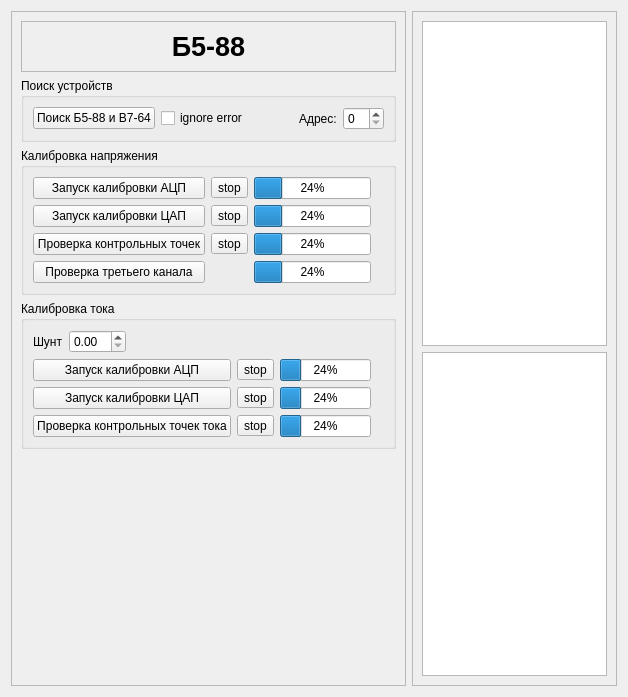
<?xml version="1.0" encoding="UTF-8"?>
<ui version="4.0">
 <class>B588</class>
 <widget class="QWidget" name="B588">
  <property name="geometry">
   <rect>
    <x>0</x>
    <y>0</y>
    <width>628</width>
    <height>697</height>
   </rect>
  </property>
  <property name="windowTitle">
   <string>Frame</string>
  </property>
  <layout class="QHBoxLayout" name="horizontalLayout_2">
   <item>
    <widget class="QFrame" name="frame_2">
     <property name="sizePolicy">
      <sizepolicy hsizetype="Fixed" vsizetype="Preferred">
       <horstretch>0</horstretch>
       <verstretch>0</verstretch>
      </sizepolicy>
     </property>
     <property name="frameShape">
      <enum>QFrame::StyledPanel</enum>
     </property>
     <property name="frameShadow">
      <enum>QFrame::Raised</enum>
     </property>
     <layout class="QVBoxLayout" name="verticalLayout_5">
      <item>
       <widget class="QFrame" name="frame">
        <property name="frameShape">
         <enum>QFrame::StyledPanel</enum>
        </property>
        <property name="frameShadow">
         <enum>QFrame::Raised</enum>
        </property>
        <layout class="QHBoxLayout" name="horizontalLayout_4">
         <item>
          <widget class="QLabel" name="label">
           <property name="font">
            <font>
             <family>Liberation Sans</family>
             <pointsize>20</pointsize>
             <weight>75</weight>
             <bold>true</bold>
            </font>
           </property>
           <property name="text">
            <string>Б5-88</string>
           </property>
           <property name="alignment">
            <set>Qt::AlignCenter</set>
           </property>
          </widget>
         </item>
        </layout>
       </widget>
      </item>
      <item>
       <widget class="QGroupBox" name="groupBox_4">
        <property name="title">
         <string>Поиск устройств</string>
        </property>
        <layout class="QHBoxLayout" name="horizontalLayout_3">
         <item>
          <widget class="QPushButton" name="btn_find_devices">
           <property name="text">
            <string>Поиск Б5-88 и В7-64</string>
           </property>
          </widget>
         </item>
         <item>
          <widget class="QCheckBox" name="cb_ignore_error">
           <property name="text">
            <string>ignore error</string>
           </property>
          </widget>
         </item>
         <item>
          <spacer name="horizontalSpacer_2">
           <property name="orientation">
            <enum>Qt::Horizontal</enum>
           </property>
           <property name="sizeHint" stdset="0">
            <size>
             <width>40</width>
             <height>20</height>
            </size>
           </property>
          </spacer>
         </item>
         <item>
          <widget class="QLabel" name="label_address">
           <property name="text">
            <string>Адрес:</string>
           </property>
          </widget>
         </item>
         <item>
          <widget class="QSpinBox" name="sb_address"/>
         </item>
        </layout>
       </widget>
      </item>
      <item>
       <widget class="QGroupBox" name="groupBox">
        <property name="title">
         <string>Калибровка напряжения</string>
        </property>
        <layout class="QVBoxLayout" name="verticalLayout_2">
         <item>
          <layout class="QGridLayout" name="gridLayout_2">
           <item row="2" column="3">
            <widget class="QLabel" name="label_check_U">
             <property name="pixmap">
              <pixmap resource="../../../../pictures/pictures.qrc">:/pictures/button_cancel.png</pixmap>
             </property>
            </widget>
           </item>
           <item row="3" column="2">
            <widget class="QProgressBar" name="pb_check_3_channel">
             <property name="sizePolicy">
              <sizepolicy hsizetype="Expanding" vsizetype="Minimum">
               <horstretch>0</horstretch>
               <verstretch>0</verstretch>
              </sizepolicy>
             </property>
             <property name="value">
              <number>24</number>
             </property>
            </widget>
           </item>
           <item row="3" column="3">
            <widget class="QLabel" name="label_check_3_channel">
             <property name="pixmap">
              <pixmap resource="../../../../pictures/pictures.qrc">:/pictures/button_cancel.png</pixmap>
             </property>
            </widget>
           </item>
           <item row="2" column="2">
            <widget class="QProgressBar" name="pb_check_U">
             <property name="sizePolicy">
              <sizepolicy hsizetype="Expanding" vsizetype="Minimum">
               <horstretch>0</horstretch>
               <verstretch>0</verstretch>
              </sizepolicy>
             </property>
             <property name="value">
              <number>24</number>
             </property>
            </widget>
           </item>
           <item row="0" column="1">
            <widget class="QToolButton" name="btn_stop_calibration_ADC_U">
             <property name="text">
              <string>stop</string>
             </property>
             <property name="icon">
              <iconset resource="../../../../pictures/pictures.qrc">
               <normaloff>:/pictures/process-stop.png</normaloff>:/pictures/process-stop.png</iconset>
             </property>
            </widget>
           </item>
           <item row="0" column="2">
            <widget class="QProgressBar" name="pb_calibration_ADC_U">
             <property name="sizePolicy">
              <sizepolicy hsizetype="Expanding" vsizetype="Minimum">
               <horstretch>0</horstretch>
               <verstretch>0</verstretch>
              </sizepolicy>
             </property>
             <property name="value">
              <number>24</number>
             </property>
            </widget>
           </item>
           <item row="3" column="0">
            <widget class="QPushButton" name="btn_check_3_channel">
             <property name="sizePolicy">
              <sizepolicy hsizetype="Minimum" vsizetype="Minimum">
               <horstretch>0</horstretch>
               <verstretch>0</verstretch>
              </sizepolicy>
             </property>
             <property name="text">
              <string>Проверка третьего канала</string>
             </property>
            </widget>
           </item>
           <item row="2" column="0">
            <widget class="QPushButton" name="btn_check_U">
             <property name="sizePolicy">
              <sizepolicy hsizetype="Minimum" vsizetype="Minimum">
               <horstretch>0</horstretch>
               <verstretch>0</verstretch>
              </sizepolicy>
             </property>
             <property name="text">
              <string>Проверка контрольных точек</string>
             </property>
            </widget>
           </item>
           <item row="2" column="1">
            <widget class="QToolButton" name="btn_stop_check_U">
             <property name="text">
              <string>stop</string>
             </property>
             <property name="icon">
              <iconset resource="../../../../pictures/pictures.qrc">
               <normaloff>:/pictures/process-stop.png</normaloff>:/pictures/process-stop.png</iconset>
             </property>
            </widget>
           </item>
           <item row="0" column="3">
            <widget class="QLabel" name="label_calibration_ADC_U">
             <property name="pixmap">
              <pixmap resource="../../../../pictures/pictures.qrc">:/pictures/button_cancel.png</pixmap>
             </property>
            </widget>
           </item>
           <item row="0" column="0">
            <widget class="QPushButton" name="btn_calibration_ADC_U">
             <property name="sizePolicy">
              <sizepolicy hsizetype="Minimum" vsizetype="Minimum">
               <horstretch>0</horstretch>
               <verstretch>0</verstretch>
              </sizepolicy>
             </property>
             <property name="text">
              <string>Запуск калибровки АЦП</string>
             </property>
            </widget>
           </item>
           <item row="1" column="0">
            <widget class="QPushButton" name="btn_calibration_DAC_U">
             <property name="sizePolicy">
              <sizepolicy hsizetype="Minimum" vsizetype="Minimum">
               <horstretch>0</horstretch>
               <verstretch>0</verstretch>
              </sizepolicy>
             </property>
             <property name="text">
              <string>Запуск калибровки ЦАП</string>
             </property>
            </widget>
           </item>
           <item row="1" column="1">
            <widget class="QToolButton" name="btn_stop_calibration_DAC_U">
             <property name="text">
              <string>stop</string>
             </property>
             <property name="icon">
              <iconset resource="../../../../pictures/pictures.qrc">
               <normaloff>:/pictures/process-stop.png</normaloff>:/pictures/process-stop.png</iconset>
             </property>
            </widget>
           </item>
           <item row="1" column="3">
            <widget class="QLabel" name="label_calibration_DAC_U">
             <property name="pixmap">
              <pixmap resource="../../../../pictures/pictures.qrc">:/pictures/button_cancel.png</pixmap>
             </property>
            </widget>
           </item>
           <item row="1" column="2">
            <widget class="QProgressBar" name="pb_calibration_DAC_U">
             <property name="sizePolicy">
              <sizepolicy hsizetype="Expanding" vsizetype="Minimum">
               <horstretch>0</horstretch>
               <verstretch>0</verstretch>
              </sizepolicy>
             </property>
             <property name="value">
              <number>24</number>
             </property>
            </widget>
           </item>
          </layout>
         </item>
        </layout>
       </widget>
      </item>
      <item>
       <widget class="QGroupBox" name="groupBox_2">
        <property name="title">
         <string>Калибровка тока</string>
        </property>
        <layout class="QVBoxLayout" name="verticalLayout_3">
         <item>
          <layout class="QGridLayout" name="gridLayout">
           <item row="5" column="1">
            <layout class="QHBoxLayout" name="horizontalLayout">
             <item>
              <widget class="QLabel" name="label_shunt">
               <property name="text">
                <string>Шунт</string>
               </property>
              </widget>
             </item>
             <item>
              <widget class="QDoubleSpinBox" name="sb_shunt"/>
             </item>
             <item>
              <spacer name="horizontalSpacer">
               <property name="orientation">
                <enum>Qt::Horizontal</enum>
               </property>
               <property name="sizeHint" stdset="0">
                <size>
                 <width>40</width>
                 <height>20</height>
                </size>
               </property>
              </spacer>
             </item>
            </layout>
           </item>
           <item row="9" column="2">
            <widget class="QToolButton" name="btn_stop_check_I">
             <property name="text">
              <string>stop</string>
             </property>
             <property name="icon">
              <iconset resource="../../../../pictures/pictures.qrc">
               <normaloff>:/pictures/process-stop.png</normaloff>:/pictures/process-stop.png</iconset>
             </property>
            </widget>
           </item>
           <item row="9" column="3">
            <widget class="QProgressBar" name="pb_check_I">
             <property name="sizePolicy">
              <sizepolicy hsizetype="Expanding" vsizetype="Minimum">
               <horstretch>0</horstretch>
               <verstretch>0</verstretch>
              </sizepolicy>
             </property>
             <property name="value">
              <number>24</number>
             </property>
            </widget>
           </item>
           <item row="6" column="1">
            <widget class="QPushButton" name="btn_calibration_ADC_I">
             <property name="sizePolicy">
              <sizepolicy hsizetype="Minimum" vsizetype="Minimum">
               <horstretch>0</horstretch>
               <verstretch>0</verstretch>
              </sizepolicy>
             </property>
             <property name="text">
              <string>Запуск калибровки АЦП</string>
             </property>
            </widget>
           </item>
           <item row="6" column="4">
            <widget class="QLabel" name="label_calibration_ADC_I">
             <property name="pixmap">
              <pixmap resource="../../../../pictures/pictures.qrc">:/pictures/button_cancel.png</pixmap>
             </property>
            </widget>
           </item>
           <item row="6" column="3">
            <widget class="QProgressBar" name="pb_calibration_ADC_I">
             <property name="sizePolicy">
              <sizepolicy hsizetype="Expanding" vsizetype="Minimum">
               <horstretch>0</horstretch>
               <verstretch>0</verstretch>
              </sizepolicy>
             </property>
             <property name="value">
              <number>24</number>
             </property>
            </widget>
           </item>
           <item row="9" column="4">
            <widget class="QLabel" name="label_check_I">
             <property name="pixmap">
              <pixmap resource="../../../../pictures/pictures.qrc">:/pictures/button_cancel.png</pixmap>
             </property>
            </widget>
           </item>
           <item row="6" column="2">
            <widget class="QToolButton" name="btn_stop_calibration_ADC_I">
             <property name="text">
              <string>stop</string>
             </property>
             <property name="icon">
              <iconset resource="../../../../pictures/pictures.qrc">
               <normaloff>:/pictures/process-stop.png</normaloff>:/pictures/process-stop.png</iconset>
             </property>
            </widget>
           </item>
           <item row="9" column="1">
            <widget class="QPushButton" name="btn_check_I">
             <property name="sizePolicy">
              <sizepolicy hsizetype="Minimum" vsizetype="Minimum">
               <horstretch>0</horstretch>
               <verstretch>0</verstretch>
              </sizepolicy>
             </property>
             <property name="text">
              <string>Проверка контрольных точек тока</string>
             </property>
            </widget>
           </item>
           <item row="7" column="1">
            <widget class="QPushButton" name="btn_calibration_DAC_I">
             <property name="sizePolicy">
              <sizepolicy hsizetype="Minimum" vsizetype="Minimum">
               <horstretch>0</horstretch>
               <verstretch>0</verstretch>
              </sizepolicy>
             </property>
             <property name="text">
              <string>Запуск калибровки ЦАП</string>
             </property>
            </widget>
           </item>
           <item row="7" column="2">
            <widget class="QToolButton" name="btn_stop_calibration_DAC_I">
             <property name="text">
              <string>stop</string>
             </property>
             <property name="icon">
              <iconset resource="../../../../pictures/pictures.qrc">
               <normaloff>:/pictures/process-stop.png</normaloff>:/pictures/process-stop.png</iconset>
             </property>
            </widget>
           </item>
           <item row="7" column="4">
            <widget class="QLabel" name="label_calibration_DAC_I">
             <property name="pixmap">
              <pixmap resource="../../../../pictures/pictures.qrc">:/pictures/button_cancel.png</pixmap>
             </property>
            </widget>
           </item>
           <item row="7" column="3">
            <widget class="QProgressBar" name="pb_calibration_DAC_I">
             <property name="sizePolicy">
              <sizepolicy hsizetype="Expanding" vsizetype="Minimum">
               <horstretch>0</horstretch>
               <verstretch>0</verstretch>
              </sizepolicy>
             </property>
             <property name="value">
              <number>24</number>
             </property>
            </widget>
           </item>
          </layout>
         </item>
        </layout>
       </widget>
      </item>
      <item>
       <spacer name="verticalSpacer_2">
        <property name="orientation">
         <enum>Qt::Vertical</enum>
        </property>
        <property name="sizeHint" stdset="0">
         <size>
          <width>20</width>
          <height>40</height>
         </size>
        </property>
       </spacer>
      </item>
     </layout>
    </widget>
   </item>
   <item>
    <widget class="QFrame" name="frame_3">
     <property name="frameShape">
      <enum>QFrame::StyledPanel</enum>
     </property>
     <property name="frameShadow">
      <enum>QFrame::Raised</enum>
     </property>
     <layout class="QVBoxLayout" name="verticalLayout">
      <item>
       <widget class="QTableView" name="table_U"/>
      </item>
      <item>
       <widget class="QTableView" name="table_I"/>
      </item>
     </layout>
    </widget>
   </item>
   <item>
    <layout class="QVBoxLayout" name="property_layout"/>
   </item>
  </layout>
 </widget>
 <resources>
  <include location="../../../../pictures/pictures.qrc"/>
 </resources>
 <connections/>
</ui>
